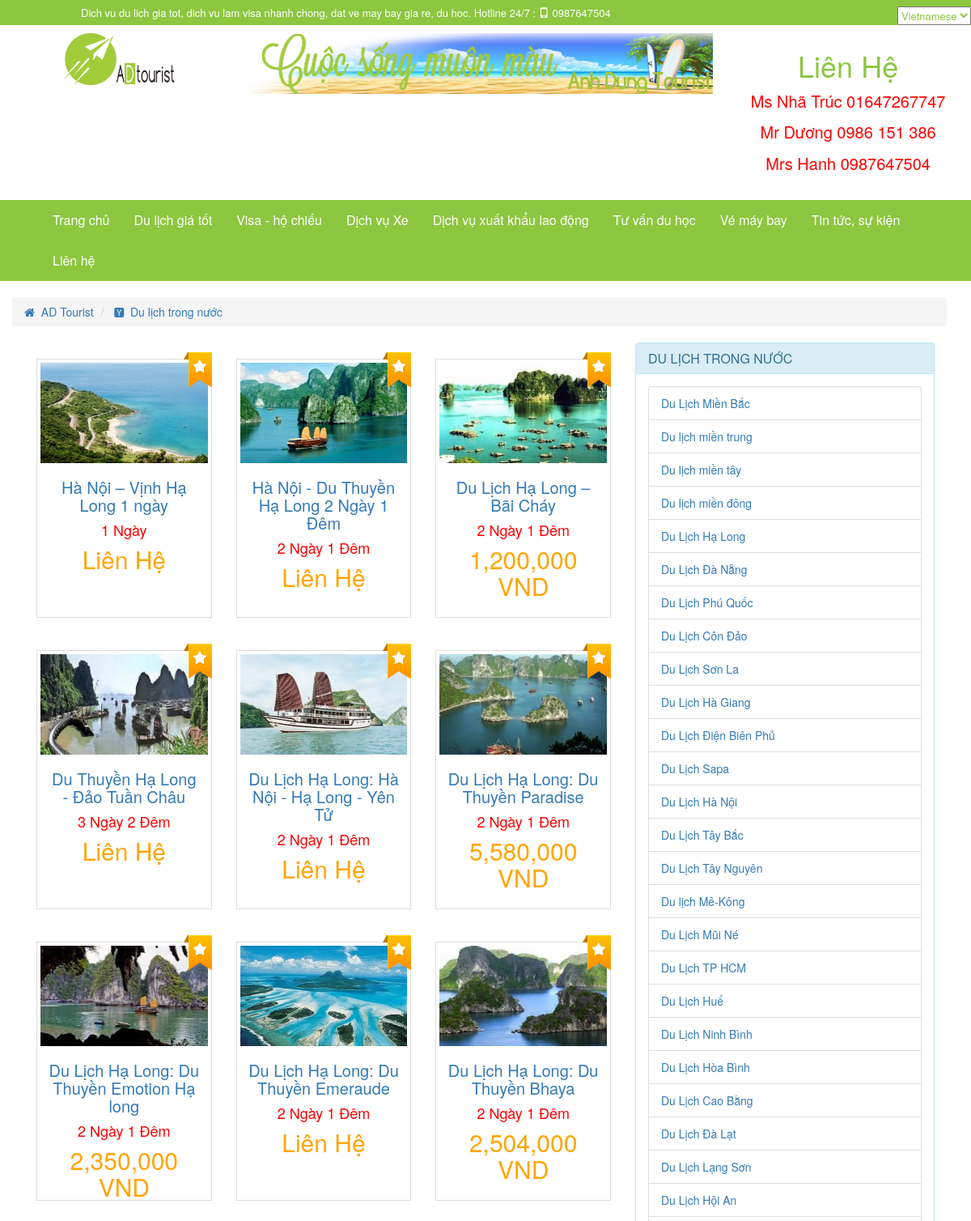
Screenshot of /index.php?lang=vi&controller=tour&action=country&tour_country_code=1 (upper part) with the database file from the repository.
### tables this page shows
CREATE TABLE IF NOT EXISTS `tour_content` (
  `tour_content_code` int(11) NOT NULL AUTO_INCREMENT,
  `tour_region_code` int(11) NOT NULL,
  `title` varchar(255) NOT NULL,
  `time` varchar(20) NOT NULL,
  `total_cost` varchar(255) NOT NULL,
  `content` text,
  `content_cost` text,
  `description` text,
  `image` varchar(100) DEFAULT NULL,
  `update_at` datetime NOT NULL,
  `create_at` datetime NOT NULL,
  `tour_country_code` int(11) NOT NULL,
  `possition` text NOT NULL,
  `image_relate` text NOT NULL,
  PRIMARY KEY (`tour_content_code`)
);

CREATE TABLE IF NOT EXISTS `tour_region` (
  `tour_region_code` int(11) NOT NULL AUTO_INCREMENT,
  `tour_region_name` varchar(255) NOT NULL,
  `tour_country_code` int(11) NOT NULL,
  PRIMARY KEY (`tour_region_code`)
);

### model/database.php (called while the page is built, shortened)
<?php
function get_all($table,$select = '*'){
	$sql = "SELECT $select FROM $table";
	$query = mysql_query($sql) or die(mysql_error());
	$data = array();
	if(mysql_num_rows($query) > 0)
	{
		while($row = mysql_fetch_assoc($query))
			$data[] = $row;
	}
	return $data;
}
function get_all_record($table, $colum, $value, $select = '*'){
	$sql = "SELECT $select FROM $table WHERE $colum = '$value'";
	$query = mysql_query($sql) or die(mysql_error());
	$data = array();
	if(mysql_num_rows($query) > 0 )
		while($row = mysql_fetch_assoc($query)){
			$data[] = $row;
		}
	return $data;
}
?>

### library/function.php (called while the page is built, shortened)
<?php
function get_lang(){
	if(isset($_GET['lang']) &&  $_GET['lang'] == 'en'){
		return 'en';
	}
	else return 'vi';
}
?>

### view/tour/show_tour.php (the view)
<?php require_once('layout/head.php');?>
<?php require_once('layout/header.php'); ?>
<?php require_once('layout/navigation.php'); ?>
<div class="container">
	<div class="row">
		<?php require_once(BASEPATH.'view/tour/current_position.php'); ?>
	</div>
	<div class="row">
		<div class="col-md-8">
<?php
  foreach($tour as $value):
 ?>
<div class="col-md-4 tour">
    <div class="thumbnail tour_detai2">
      <a  href='index.php?lang=<?php echo $lang ?>&amp;controller=tour&amp;action=tour_detail&amp;tour_content_code=<?php echo $value["tour_content_code"] ?>'><img class="overimg"  src=<?php echo $value['image'] ?> alt="" class="responsive-img" /></a>
            <div class="caption">
                     <h4 class="text-center tour_title">
                        <a href='index.php?lang=<?php echo $lang ?>&amp;controller=tour&amp;action=tour_detail&amp;tour_content_code=<?php echo $value["tour_content_code"] ?>'><?php echo $value['title'] ?></a>
                     </h4>
                     <h4 class="text-center tour_time">
                          <?php echo $value['time'] ?>
                     </h4>
                     <h4 class="text-center tour_cost">
                          <?php echo $value['total_cost'] ?>
                     </h4>
            </div>
    </div>
</div>
<?php endforeach ?>
</div>
		<div class="col-md-4">
			<?php require_once(BASEPATH.'view/tour/sidebar.php'); ?>
		</div>
	</div>
</div>
<?php require_once('layout/footer.php'); ?>

### view/tour/sidebar.php (shortened to what this page needs)
<div class="row">
	<div class="panel panel-info">
  		<div class="panel-heading incountry">
   			<h3 class="panel-title"><?php echo $lang =='en' ? 'Domestic tourism' : 'DU LỊCH TRONG NƯỚC' ?>
   			</h3>
  		</div>
  		<div class="panel-body incountry">
  			<div class="hidden-xs incountry-list">
    			<ul class="list-group">
    				<?php foreach ($tour_region as $key => $value) {
    					if ($value['tour_country_code'] == '1') {
    						echo '<li class="list-group-item"><a href="index.php?lang='.$lang.'&amp;controller=tour&amp;action=region&amp;tour_region_code='.$value['tour_region_code'].'">'.$value['tour_region_name'].'</a></li>';
    					}
    				} ?>
    			</ul>
  			</div>
  		</div>
	</div>
</div>

### asset/css/style.css (style rules this page uses)
.row { margin-right: 0px; }
.tour_title { font-size: 20px; }
.tour_time { color: red; }
.tour_cost { color: orange; font-size: 30px; }
.thumbnail { border-radius: 0px; height: 320px; }
.tour { padding-top: 20px; }
.tour_detail > a > img, .tour_detai2 > a > img { height: 124px; }
.tour_detai2::after { content: " "; background: url("../image/common/label.png") top center no-repeat; width: 35px; height: 44px; position: absolute; top: 12px; right: 15px; }

### rows the page displays
tour_content: image (picture), title "Hà Nội – Vịnh Hạ Long 1 ngày", time "1 Ngày", total_cost "Liên Hệ"
tour_content: image (picture), title "Hà Nội - Du Thuyền Hạ Long 2 Ngày 1 Đêm", time "2 Ngày 1 Đêm", total_cost "Liên Hệ"
tour_content: image (picture), title "Du Lịch Hạ Long – Bãi Cháy", time "2 Ngày 1 Đêm", total_cost "1,200,000 VND"
tour_content: image (picture), title "Du Thuyền Hạ Long - Đảo Tuần Châu", time "3 Ngày 2 Đêm", total_cost "Liên Hệ"
tour_content: image (picture), title "Du Lịch Hạ Long: Hà Nội - Hạ Long - Yên Tử", time "2 Ngày 1 Đêm", total_cost "Liên Hệ"
tour_content: image (picture), title "Du Lịch Hạ Long: Du Thuyền Paradise", time "2 Ngày 1 Đêm", total_cost "5,580,000 VND"
tour_content: image (picture), title "Du Lịch Hạ Long: Du Thuyền Emotion Hạ long", time "2 Ngày 1 Đêm", total_cost "2,350,000 VND"
tour_content: image (picture), title "Du Lịch Hạ Long: Du Thuyền Emeraude", time "2 Ngày 1 Đêm", total_cost "Liên Hệ"
tour_content: image (picture), title "Du Lịch Hạ Long: Du Thuyền Bhaya", time "2 Ngày 1 Đêm", total_cost "2,504,000 VND"
tour_region: tour_region_name "Du Lịch Miền Bắc"
tour_region: tour_region_name "Du lịch miền trung"
tour_region: tour_region_name "Du lịch miền tây"
tour_region: tour_region_name "Du lịch miền đông"
tour_region: tour_region_name "Du Lịch Hạ Long"
tour_region: tour_region_name "Du Lịch Đà Nẵng"
tour_region: tour_region_name "Du Lịch Phú Quốc"
tour_region: tour_region_name "Du Lịch Côn Đảo"
tour_region: tour_region_name "Du Lịch Sơn La"
tour_region: tour_region_name "Du Lịch Hà Giang"
tour_region: tour_region_name "Du Lịch Điện Biên Phủ"
tour_region: tour_region_name "Du Lịch Sapa"
tour_region: tour_region_name "Du Lịch Hà Nội"
tour_region: tour_region_name "Du Lịch Tây Bắc"
tour_region: tour_region_name "Du Lịch Tây Nguyên"
tour_region: tour_region_name "Du lịch Mê-Kông"
tour_region: tour_region_name "Du Lịch Mũi Né"
tour_region: tour_region_name "Du Lịch TP HCM"
tour_region: tour_region_name "Du Lịch Huế"
tour_region: tour_region_name "Du Lịch Ninh Bình"
tour_region: tour_region_name "Du Lịch Hòa Bình"
tour_region: tour_region_name "Du Lịch Cao Bằng"
tour_region: tour_region_name "Du Lịch Đà Lạt"
tour_region: tour_region_name "Du Lịch Lạng Sơn"
tour_region: tour_region_name "Du Lịch Hội An"

### other values shown
$key['name'] "Du lịch trong nước"
